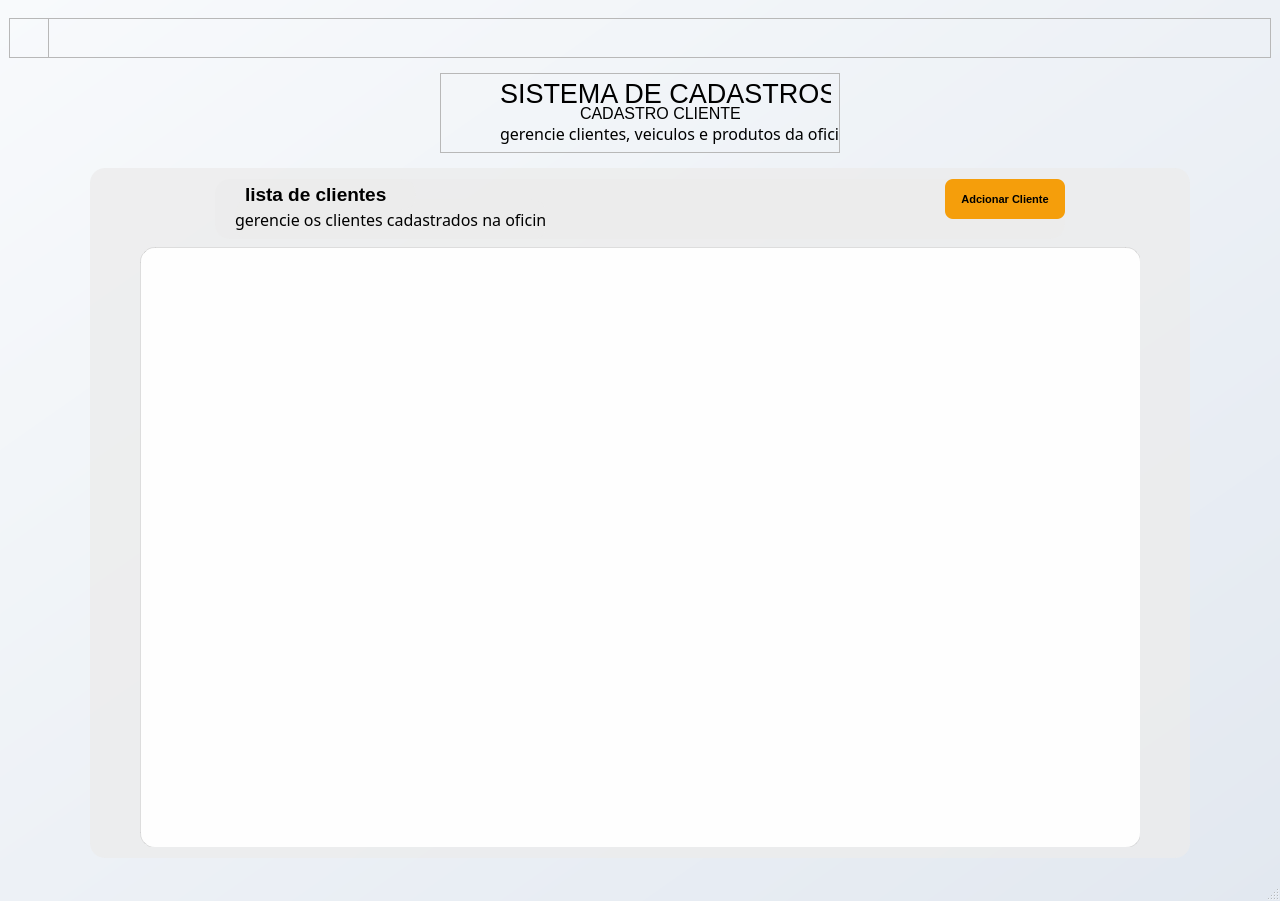
<?xml version="1.0" encoding="UTF-8"?>
<ui version="4.0">
 <class>MainWindow</class>
 <widget class="QMainWindow" name="MainWindow">
  <property name="geometry">
   <rect>
    <x>0</x>
    <y>0</y>
    <width>1280</width>
    <height>901</height>
   </rect>
  </property>
  <property name="windowTitle">
   <string>MainWindow</string>
  </property>
  <property name="styleSheet">
   <string notr="true">QMainWindow{
background: qlineargradient(x1:0, y1:0, x2:1, y2:1, stop:0 #f8fafc, stop:1 #e2e8f0);
}</string>
  </property>
  <widget class="QWidget" name="centralwidget">
   <layout class="QVBoxLayout" name="verticalLayout">
    <item>
     <widget class="QFrame" name="frame_4">
      <property name="minimumSize">
       <size>
        <width>0</width>
        <height>40</height>
       </size>
      </property>
      <property name="maximumSize">
       <size>
        <width>16777215</width>
        <height>40</height>
       </size>
      </property>
      <property name="frameShape">
       <enum>QFrame::StyledPanel</enum>
      </property>
      <property name="frameShadow">
       <enum>QFrame::Raised</enum>
      </property>
      <widget class="QFrame" name="frame_5">
       <property name="geometry">
        <rect>
         <x>0</x>
         <y>0</y>
         <width>40</width>
         <height>40</height>
        </rect>
       </property>
       <property name="frameShape">
        <enum>QFrame::StyledPanel</enum>
       </property>
       <property name="frameShadow">
        <enum>QFrame::Raised</enum>
       </property>
       <widget class="QPushButton" name="pushButton_3">
        <property name="geometry">
         <rect>
          <x>0</x>
          <y>0</y>
          <width>40</width>
          <height>40</height>
         </rect>
        </property>
        <property name="cursor">
         <cursorShape>PointingHandCursor</cursorShape>
        </property>
        <property name="styleSheet">
         <string notr="true">QPushButton{
background: transparent;
border: none;
}</string>
        </property>
        <property name="text">
         <string/>
        </property>
        <property name="icon">
         <iconset>
          <normaloff>../imagem/icons/back.png</normaloff>../imagem/icons/back.png</iconset>
        </property>
        <property name="iconSize">
         <size>
          <width>32</width>
          <height>32</height>
         </size>
        </property>
        <property name="flat">
         <bool>false</bool>
        </property>
       </widget>
      </widget>
     </widget>
    </item>
    <item alignment="Qt::AlignHCenter">
     <widget class="QFrame" name="frame">
      <property name="minimumSize">
       <size>
        <width>400</width>
        <height>80</height>
       </size>
      </property>
      <property name="maximumSize">
       <size>
        <width>400</width>
        <height>80</height>
       </size>
      </property>
      <property name="frameShape">
       <enum>QFrame::StyledPanel</enum>
      </property>
      <property name="frameShadow">
       <enum>QFrame::Raised</enum>
      </property>
      <widget class="QLabel" name="label_2">
       <property name="geometry">
        <rect>
         <x>60</x>
         <y>0</y>
         <width>331</width>
         <height>41</height>
        </rect>
       </property>
       <property name="text">
        <string>&lt;html&gt;&lt;head/&gt;&lt;body&gt;&lt;p align=&quot;center&quot;&gt;&lt;span style=&quot; font-size:20pt;&quot;&gt;SISTEMA DE CADASTROS&lt;/span&gt;&lt;/p&gt;&lt;/body&gt;&lt;/html&gt;</string>
       </property>
      </widget>
      <widget class="QLabel" name="label_3">
       <property name="geometry">
        <rect>
         <x>140</x>
         <y>30</y>
         <width>161</width>
         <height>21</height>
        </rect>
       </property>
       <property name="text">
        <string>&lt;html&gt;&lt;head/&gt;&lt;body&gt;&lt;p&gt;&lt;span style=&quot; font-size:12pt;&quot;&gt;CADASTRO CLIENTE&lt;/span&gt;&lt;/p&gt;&lt;/body&gt;&lt;/html&gt;</string>
       </property>
      </widget>
      <widget class="QLabel" name="label">
       <property name="geometry">
        <rect>
         <x>60</x>
         <y>50</y>
         <width>351</width>
         <height>21</height>
        </rect>
       </property>
       <property name="font">
        <font>
         <family>Myanmar Text</family>
         <pointsize>12</pointsize>
        </font>
       </property>
       <property name="text">
        <string>gerencie clientes, veiculos e produtos da oficina</string>
       </property>
      </widget>
     </widget>
    </item>
    <item alignment="Qt::AlignHCenter">
     <widget class="QFrame" name="frame_6">
      <property name="minimumSize">
       <size>
        <width>1100</width>
        <height>680</height>
       </size>
      </property>
      <property name="maximumSize">
       <size>
        <width>1100</width>
        <height>690</height>
       </size>
      </property>
      <property name="styleSheet">
       <string notr="true">QFrame{
background-color: rgba(236, 236, 236, 200);
border-radius: 15px;
}</string>
      </property>
      <property name="frameShape">
       <enum>QFrame::StyledPanel</enum>
      </property>
      <property name="frameShadow">
       <enum>QFrame::Raised</enum>
      </property>
      <layout class="QVBoxLayout" name="verticalLayout_2">
       <item alignment="Qt::AlignHCenter">
        <widget class="QFrame" name="frame_2">
         <property name="minimumSize">
          <size>
           <width>850</width>
           <height>60</height>
          </size>
         </property>
         <property name="maximumSize">
          <size>
           <width>850</width>
           <height>60</height>
          </size>
         </property>
         <property name="frameShape">
          <enum>QFrame::StyledPanel</enum>
         </property>
         <property name="frameShadow">
          <enum>QFrame::Raised</enum>
         </property>
         <widget class="QLabel" name="label_7">
          <property name="geometry">
           <rect>
            <x>20</x>
            <y>20</y>
            <width>311</width>
            <height>41</height>
           </rect>
          </property>
          <property name="font">
           <font>
            <family>Myanmar Text</family>
            <pointsize>12</pointsize>
           </font>
          </property>
          <property name="text">
           <string>gerencie os clientes cadastrados na oficina</string>
          </property>
         </widget>
         <widget class="QLabel" name="label_6">
          <property name="geometry">
           <rect>
            <x>30</x>
            <y>0</y>
            <width>171</width>
            <height>31</height>
           </rect>
          </property>
          <property name="font">
           <font>
            <pointsize>13</pointsize>
            <weight>75</weight>
            <bold>true</bold>
           </font>
          </property>
          <property name="text">
           <string>&lt;html&gt;&lt;head/&gt;&lt;body&gt;&lt;p&gt;&lt;span style=&quot; font-size:14pt;&quot;&gt;lista de clientes&lt;/span&gt;&lt;/p&gt;&lt;/body&gt;&lt;/html&gt;</string>
          </property>
         </widget>
         <widget class="QPushButton" name="pushButton">
          <property name="geometry">
           <rect>
            <x>730</x>
            <y>0</y>
            <width>120</width>
            <height>40</height>
           </rect>
          </property>
          <property name="cursor">
           <cursorShape>PointingHandCursor</cursorShape>
          </property>
          <property name="styleSheet">
           <string notr="true">QPushButton{
background-color: #f59e0b;
color: black;
border: none;
border-radius: 8px;
font-size: 11px;
font-weight: bold;
min-height: 20px;
}

QPushButton:hover{
background-color: #d97706;
}

QPushButton:pressed{
background-color: #b45309;
}

QPushButton:disabled{
background-color: #582503;
}</string>
          </property>
          <property name="text">
           <string>Adcionar Cliente</string>
          </property>
         </widget>
        </widget>
       </item>
       <item alignment="Qt::AlignHCenter">
        <widget class="QFrame" name="frame_3">
         <property name="minimumSize">
          <size>
           <width>1000</width>
           <height>600</height>
          </size>
         </property>
         <property name="maximumSize">
          <size>
           <width>1000</width>
           <height>600</height>
          </size>
         </property>
         <property name="frameShape">
          <enum>QFrame::StyledPanel</enum>
         </property>
         <property name="frameShadow">
          <enum>QFrame::Raised</enum>
         </property>
         <widget class="QTableWidget" name="tableWidget">
          <property name="geometry">
           <rect>
            <x>0</x>
            <y>0</y>
            <width>1001</width>
            <height>601</height>
           </rect>
          </property>
          <property name="styleSheet">
           <string notr="true">background-color: rgba(255, 255, 255, 240);
border-radius:15px;
border:1px solid rgba(0,0,0,0.1);</string>
          </property>
         </widget>
        </widget>
       </item>
      </layout>
     </widget>
    </item>
   </layout>
  </widget>
  <widget class="QMenuBar" name="menubar">
   <property name="geometry">
    <rect>
     <x>0</x>
     <y>0</y>
     <width>1280</width>
     <height>21</height>
    </rect>
   </property>
  </widget>
  <widget class="QStatusBar" name="statusbar"/>
 </widget>
 <resources/>
 <connections/>
</ui>
